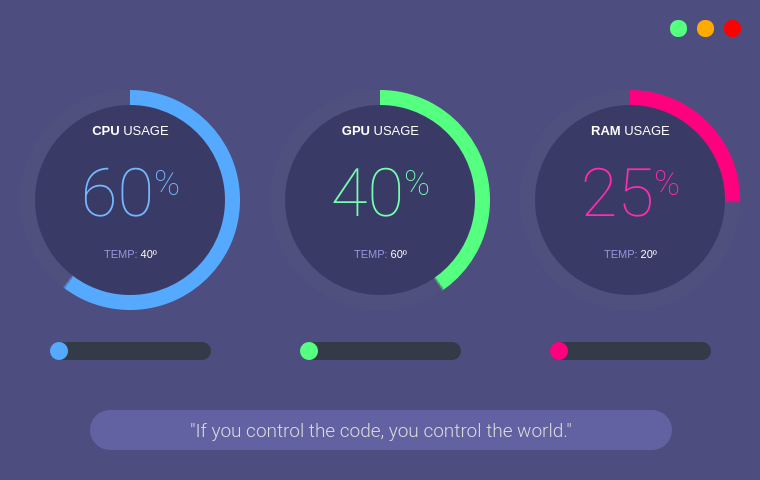
<?xml version="1.0" encoding="UTF-8"?>
<ui version="4.0">
 <class>MainWindow</class>
 <widget class="QMainWindow" name="MainWindow">
  <property name="geometry">
   <rect>
    <x>0</x>
    <y>0</y>
    <width>760</width>
    <height>480</height>
   </rect>
  </property>
  <property name="minimumSize">
   <size>
    <width>760</width>
    <height>480</height>
   </size>
  </property>
  <property name="maximumSize">
   <size>
    <width>760</width>
    <height>480</height>
   </size>
  </property>
  <property name="windowTitle">
   <string>MainWindow</string>
  </property>
  <property name="styleSheet">
   <string notr="true">background-color: rgb(77, 77, 127);</string>
  </property>
  <widget class="QWidget" name="centralwidget">
   <widget class="QFrame" name="circularProgressBar_Main">
    <property name="geometry">
     <rect>
      <x>10</x>
      <y>80</y>
      <width>240</width>
      <height>240</height>
     </rect>
    </property>
    <property name="styleSheet">
     <string notr="true">background-color: none;</string>
    </property>
    <property name="frameShape">
     <enum>QFrame::NoFrame</enum>
    </property>
    <property name="frameShadow">
     <enum>QFrame::Raised</enum>
    </property>
    <widget class="QFrame" name="circularProgressCPU">
     <property name="geometry">
      <rect>
       <x>10</x>
       <y>10</y>
       <width>220</width>
       <height>220</height>
      </rect>
     </property>
     <property name="styleSheet">
      <string notr="true">QFrame{
	border-radius: 110px;	
	background-color: qconicalgradient(cx:0.5, cy:0.5, angle:90, stop:0.400 rgba(85, 170, 255, 255), stop:0.395 rgba(255, 255, 255, 0));
}</string>
     </property>
     <property name="frameShape">
      <enum>QFrame::StyledPanel</enum>
     </property>
     <property name="frameShadow">
      <enum>QFrame::Raised</enum>
     </property>
    </widget>
    <widget class="QFrame" name="circularBg">
     <property name="geometry">
      <rect>
       <x>10</x>
       <y>10</y>
       <width>220</width>
       <height>220</height>
      </rect>
     </property>
     <property name="styleSheet">
      <string notr="true">QFrame{
	border-radius: 110px;	
	background-color: rgba(85, 85, 127, 100);
}</string>
     </property>
     <property name="frameShape">
      <enum>QFrame::StyledPanel</enum>
     </property>
     <property name="frameShadow">
      <enum>QFrame::Raised</enum>
     </property>
    </widget>
    <widget class="QFrame" name="circularContainer">
     <property name="geometry">
      <rect>
       <x>25</x>
       <y>25</y>
       <width>190</width>
       <height>190</height>
      </rect>
     </property>
     <property name="baseSize">
      <size>
       <width>0</width>
       <height>0</height>
      </size>
     </property>
     <property name="styleSheet">
      <string notr="true">QFrame{
	border-radius: 95px;	
	background-color: rgb(58, 58, 102);
}</string>
     </property>
     <property name="frameShape">
      <enum>QFrame::StyledPanel</enum>
     </property>
     <property name="frameShadow">
      <enum>QFrame::Raised</enum>
     </property>
     <widget class="QWidget" name="layoutWidget">
      <property name="geometry">
       <rect>
        <x>10</x>
        <y>10</y>
        <width>171</width>
        <height>156</height>
       </rect>
      </property>
      <layout class="QGridLayout" name="infoLayout">
       <item row="0" column="0">
        <widget class="QLabel" name="labelAplicationName">
         <property name="font">
          <font>
           <family>Segoe UI</family>
           <pointsize>10</pointsize>
          </font>
         </property>
         <property name="styleSheet">
          <string notr="true">color: #FFFFFF; background-color: none;</string>
         </property>
         <property name="text">
          <string>&lt;strong&gt;CPU&lt;/strong&gt; USAGE</string>
         </property>
         <property name="alignment">
          <set>Qt::AlignCenter</set>
         </property>
        </widget>
       </item>
       <item row="1" column="0">
        <widget class="QLabel" name="labelPercentageCPU">
         <property name="font">
          <font>
           <family>Roboto Thin</family>
           <pointsize>30</pointsize>
          </font>
         </property>
         <property name="styleSheet">
          <string notr="true">color: rgb(115, 185, 255); padding: 0px; background-color: none;</string>
         </property>
         <property name="text">
          <string>&lt;p align=&quot;center&quot;&gt;&lt;span style=&quot; font-size:50pt;&quot;&gt;60&lt;/span&gt;&lt;span style=&quot; font-size:40pt; vertical-align:super;&quot;&gt;%&lt;/span&gt;&lt;/p&gt;</string>
         </property>
         <property name="alignment">
          <set>Qt::AlignCenter</set>
         </property>
         <property name="indent">
          <number>-1</number>
         </property>
        </widget>
       </item>
       <item row="2" column="0">
        <widget class="QLabel" name="labelCredits">
         <property name="font">
          <font>
           <family>Segoe UI</family>
           <pointsize>8</pointsize>
          </font>
         </property>
         <property name="styleSheet">
          <string notr="true">color: rgb(148, 148, 216); background-color: none;</string>
         </property>
         <property name="text">
          <string>&lt;html&gt;&lt;head/&gt;&lt;body&gt;&lt;p&gt;TEMP: &lt;span style=&quot; color:#ffffff;&quot;&gt;40º&lt;/span&gt;&lt;/p&gt;&lt;/body&gt;&lt;/html&gt;</string>
         </property>
         <property name="alignment">
          <set>Qt::AlignCenter</set>
         </property>
        </widget>
       </item>
      </layout>
     </widget>
    </widget>
    <zorder>circularBg</zorder>
    <zorder>circularProgressCPU</zorder>
    <zorder>circularContainer</zorder>
   </widget>
   <widget class="QFrame" name="circularProgressBar_Main_2">
    <property name="geometry">
     <rect>
      <x>260</x>
      <y>80</y>
      <width>240</width>
      <height>240</height>
     </rect>
    </property>
    <property name="styleSheet">
     <string notr="true">background-color: none;</string>
    </property>
    <property name="frameShape">
     <enum>QFrame::NoFrame</enum>
    </property>
    <property name="frameShadow">
     <enum>QFrame::Raised</enum>
    </property>
    <widget class="QFrame" name="circularProgressGPU">
     <property name="geometry">
      <rect>
       <x>10</x>
       <y>10</y>
       <width>220</width>
       <height>220</height>
      </rect>
     </property>
     <property name="styleSheet">
      <string notr="true">QFrame{
	border-radius: 110px;	
	background-color: qconicalgradient(cx:0.5, cy:0.5, angle:90, stop:0.600 rgba(85, 255, 127, 255), stop:0.595 rgba(255, 255, 255, 0));
}</string>
     </property>
     <property name="frameShape">
      <enum>QFrame::StyledPanel</enum>
     </property>
     <property name="frameShadow">
      <enum>QFrame::Raised</enum>
     </property>
    </widget>
    <widget class="QFrame" name="circularBg_2">
     <property name="geometry">
      <rect>
       <x>10</x>
       <y>10</y>
       <width>220</width>
       <height>220</height>
      </rect>
     </property>
     <property name="styleSheet">
      <string notr="true">QFrame{
	border-radius: 110px;	
	background-color: rgba(85, 85, 127, 100);
}</string>
     </property>
     <property name="frameShape">
      <enum>QFrame::StyledPanel</enum>
     </property>
     <property name="frameShadow">
      <enum>QFrame::Raised</enum>
     </property>
    </widget>
    <widget class="QFrame" name="circularContainer_2">
     <property name="geometry">
      <rect>
       <x>25</x>
       <y>25</y>
       <width>190</width>
       <height>190</height>
      </rect>
     </property>
     <property name="baseSize">
      <size>
       <width>0</width>
       <height>0</height>
      </size>
     </property>
     <property name="styleSheet">
      <string notr="true">QFrame{
	border-radius: 95px;	
	background-color: rgb(58, 58, 102);
}</string>
     </property>
     <property name="frameShape">
      <enum>QFrame::StyledPanel</enum>
     </property>
     <property name="frameShadow">
      <enum>QFrame::Raised</enum>
     </property>
     <widget class="QWidget" name="layoutWidget_2">
      <property name="geometry">
       <rect>
        <x>10</x>
        <y>10</y>
        <width>171</width>
        <height>156</height>
       </rect>
      </property>
      <layout class="QGridLayout" name="infoLayout_2">
       <item row="1" column="0">
        <widget class="QLabel" name="labelPercentageGPU">
         <property name="font">
          <font>
           <family>Roboto Thin</family>
           <pointsize>30</pointsize>
          </font>
         </property>
         <property name="styleSheet">
          <string notr="true">color: rgb(115, 255, 171); padding: 0px; background-color: none;</string>
         </property>
         <property name="text">
          <string>&lt;p align=&quot;center&quot;&gt;&lt;span style=&quot; font-size:50pt;&quot;&gt;40&lt;/span&gt;&lt;span style=&quot; font-size:40pt; vertical-align:super;&quot;&gt;%&lt;/span&gt;&lt;/p&gt;</string>
         </property>
         <property name="alignment">
          <set>Qt::AlignCenter</set>
         </property>
         <property name="indent">
          <number>-1</number>
         </property>
        </widget>
       </item>
       <item row="2" column="0">
        <widget class="QLabel" name="labelCredits_2">
         <property name="font">
          <font>
           <family>Segoe UI</family>
           <pointsize>8</pointsize>
          </font>
         </property>
         <property name="styleSheet">
          <string notr="true">color: rgb(148, 148, 216); background-color: none;</string>
         </property>
         <property name="text">
          <string>&lt;html&gt;&lt;head/&gt;&lt;body&gt;&lt;p&gt;TEMP: &lt;span style=&quot; color:#ffffff;&quot;&gt;60º&lt;/span&gt;&lt;/p&gt;&lt;/body&gt;&lt;/html&gt;</string>
         </property>
         <property name="alignment">
          <set>Qt::AlignCenter</set>
         </property>
        </widget>
       </item>
       <item row="0" column="0">
        <widget class="QLabel" name="labelAplicationName_2">
         <property name="font">
          <font>
           <family>Segoe UI</family>
           <pointsize>10</pointsize>
          </font>
         </property>
         <property name="styleSheet">
          <string notr="true">color: #FFFFFF; background-color: none;</string>
         </property>
         <property name="text">
          <string>&lt;strong&gt;GPU&lt;/strong&gt; USAGE</string>
         </property>
         <property name="alignment">
          <set>Qt::AlignCenter</set>
         </property>
        </widget>
       </item>
      </layout>
     </widget>
    </widget>
    <zorder>circularBg_2</zorder>
    <zorder>circularProgressGPU</zorder>
    <zorder>circularContainer_2</zorder>
   </widget>
   <widget class="QFrame" name="circularProgressBar_Main_3">
    <property name="geometry">
     <rect>
      <x>510</x>
      <y>80</y>
      <width>240</width>
      <height>240</height>
     </rect>
    </property>
    <property name="styleSheet">
     <string notr="true">background-color: none;</string>
    </property>
    <property name="frameShape">
     <enum>QFrame::NoFrame</enum>
    </property>
    <property name="frameShadow">
     <enum>QFrame::Raised</enum>
    </property>
    <widget class="QFrame" name="circularProgressRAM">
     <property name="geometry">
      <rect>
       <x>10</x>
       <y>10</y>
       <width>220</width>
       <height>220</height>
      </rect>
     </property>
     <property name="styleSheet">
      <string notr="true">QFrame{
	border-radius: 110px;	
	background-color: qconicalgradient(cx:0.5, cy:0.5, angle:90, stop:0.750 rgba(255, 0, 127, 255), stop:0.745 rgba(255, 255, 255, 0));
}</string>
     </property>
     <property name="frameShape">
      <enum>QFrame::StyledPanel</enum>
     </property>
     <property name="frameShadow">
      <enum>QFrame::Raised</enum>
     </property>
    </widget>
    <widget class="QFrame" name="circularBg_3">
     <property name="geometry">
      <rect>
       <x>10</x>
       <y>10</y>
       <width>220</width>
       <height>220</height>
      </rect>
     </property>
     <property name="styleSheet">
      <string notr="true">QFrame{
	border-radius: 110px;	
	background-color: rgba(85, 85, 127, 100);
}</string>
     </property>
     <property name="frameShape">
      <enum>QFrame::StyledPanel</enum>
     </property>
     <property name="frameShadow">
      <enum>QFrame::Raised</enum>
     </property>
    </widget>
    <widget class="QFrame" name="circularContainer_3">
     <property name="geometry">
      <rect>
       <x>25</x>
       <y>25</y>
       <width>190</width>
       <height>190</height>
      </rect>
     </property>
     <property name="baseSize">
      <size>
       <width>0</width>
       <height>0</height>
      </size>
     </property>
     <property name="styleSheet">
      <string notr="true">QFrame{
	border-radius: 95px;	
	background-color: rgb(58, 58, 102);
}</string>
     </property>
     <property name="frameShape">
      <enum>QFrame::StyledPanel</enum>
     </property>
     <property name="frameShadow">
      <enum>QFrame::Raised</enum>
     </property>
     <widget class="QWidget" name="layoutWidget_3">
      <property name="geometry">
       <rect>
        <x>10</x>
        <y>10</y>
        <width>171</width>
        <height>156</height>
       </rect>
      </property>
      <layout class="QGridLayout" name="infoLayout_3">
       <item row="0" column="0">
        <widget class="QLabel" name="labelAplicationName_3">
         <property name="font">
          <font>
           <family>Segoe UI</family>
           <pointsize>10</pointsize>
          </font>
         </property>
         <property name="styleSheet">
          <string notr="true">color: #FFFFFF; background-color: none;</string>
         </property>
         <property name="text">
          <string>&lt;strong&gt;RAM&lt;/strong&gt; USAGE</string>
         </property>
         <property name="alignment">
          <set>Qt::AlignCenter</set>
         </property>
        </widget>
       </item>
       <item row="1" column="0">
        <widget class="QLabel" name="labelPercentageRAM">
         <property name="font">
          <font>
           <family>Roboto Thin</family>
           <pointsize>30</pointsize>
          </font>
         </property>
         <property name="styleSheet">
          <string notr="true">color: rgb(255, 44, 174); padding: 0px; background-color: none;</string>
         </property>
         <property name="text">
          <string>&lt;p align=&quot;center&quot;&gt;&lt;span style=&quot; font-size:50pt;&quot;&gt;25&lt;/span&gt;&lt;span style=&quot; font-size:40pt; vertical-align:super;&quot;&gt;%&lt;/span&gt;&lt;/p&gt;</string>
         </property>
         <property name="alignment">
          <set>Qt::AlignCenter</set>
         </property>
         <property name="indent">
          <number>-1</number>
         </property>
        </widget>
       </item>
       <item row="2" column="0">
        <widget class="QLabel" name="labelCredits_3">
         <property name="font">
          <font>
           <family>Segoe UI</family>
           <pointsize>8</pointsize>
          </font>
         </property>
         <property name="styleSheet">
          <string notr="true">color: rgb(148, 148, 216); background-color: none;</string>
         </property>
         <property name="text">
          <string>&lt;html&gt;&lt;head/&gt;&lt;body&gt;&lt;p&gt;TEMP: &lt;span style=&quot; color:#ffffff;&quot;&gt;20º&lt;/span&gt;&lt;/p&gt;&lt;/body&gt;&lt;/html&gt;</string>
         </property>
         <property name="alignment">
          <set>Qt::AlignCenter</set>
         </property>
        </widget>
       </item>
      </layout>
     </widget>
    </widget>
    <zorder>circularBg_3</zorder>
    <zorder>circularProgressRAM</zorder>
    <zorder>circularContainer_3</zorder>
   </widget>
   <widget class="QPushButton" name="btn_close">
    <property name="geometry">
     <rect>
      <x>724</x>
      <y>20</y>
      <width>17</width>
      <height>17</height>
     </rect>
    </property>
    <property name="minimumSize">
     <size>
      <width>16</width>
      <height>16</height>
     </size>
    </property>
    <property name="maximumSize">
     <size>
      <width>17</width>
      <height>17</height>
     </size>
    </property>
    <property name="toolTip">
     <string>Close</string>
    </property>
    <property name="styleSheet">
     <string notr="true">QPushButton {
	border: none;
	border-radius: 8px;		
	background-color: rgb(255, 0, 0);
}
QPushButton:hover {		
	background-color: rgba(255, 0, 0, 150);
}</string>
    </property>
    <property name="text">
     <string/>
    </property>
   </widget>
   <widget class="QLabel" name="label_13">
    <property name="geometry">
     <rect>
      <x>90</x>
      <y>410</y>
      <width>582</width>
      <height>40</height>
     </rect>
    </property>
    <property name="maximumSize">
     <size>
      <width>600</width>
      <height>40</height>
     </size>
    </property>
    <property name="font">
     <font>
      <family>Roboto Light</family>
      <pointsize>14</pointsize>
     </font>
    </property>
    <property name="styleSheet">
     <string notr="true">color: rgb(220, 220, 220);
background-color: rgb(98, 98, 162);
border-radius: 20px;</string>
    </property>
    <property name="text">
     <string>&quot;If you control the code, you control the world.&quot;</string>
    </property>
    <property name="alignment">
     <set>Qt::AlignCenter</set>
    </property>
   </widget>
   <widget class="QPushButton" name="btn_maximize">
    <property name="geometry">
     <rect>
      <x>670</x>
      <y>20</y>
      <width>17</width>
      <height>17</height>
     </rect>
    </property>
    <property name="minimumSize">
     <size>
      <width>16</width>
      <height>16</height>
     </size>
    </property>
    <property name="maximumSize">
     <size>
      <width>17</width>
      <height>17</height>
     </size>
    </property>
    <property name="toolTip">
     <string>Maximize</string>
    </property>
    <property name="styleSheet">
     <string notr="true">QPushButton {
	border: none;
	border-radius: 8px;	
	background-color: rgb(85, 255, 127);
}
QPushButton:hover {	
	background-color: rgba(85, 255, 127, 150);
}</string>
    </property>
    <property name="text">
     <string/>
    </property>
   </widget>
   <widget class="QPushButton" name="btn_minimize">
    <property name="geometry">
     <rect>
      <x>697</x>
      <y>20</y>
      <width>17</width>
      <height>17</height>
     </rect>
    </property>
    <property name="minimumSize">
     <size>
      <width>16</width>
      <height>16</height>
     </size>
    </property>
    <property name="maximumSize">
     <size>
      <width>17</width>
      <height>17</height>
     </size>
    </property>
    <property name="toolTip">
     <string>Minimize</string>
    </property>
    <property name="styleSheet">
     <string notr="true">QPushButton {
	border: none;
	border-radius: 8px;		
	background-color: rgb(255, 170, 0);
}
QPushButton:hover {	
	background-color: rgba(255, 170, 0, 150);
}</string>
    </property>
    <property name="text">
     <string/>
    </property>
   </widget>
   <widget class="QSlider" name="sliderCPU">
    <property name="geometry">
     <rect>
      <x>50</x>
      <y>340</y>
      <width>161</width>
      <height>22</height>
     </rect>
    </property>
    <property name="styleSheet">
     <string notr="true">/* SLIDERS */
QSlider::groove:horizontal {
    border-radius: 9px;
    height: 18px;
	margin: 0px;
	background-color: rgb(52, 59, 72);
}
QSlider::groove:horizontal:hover {
	background-color: rgb(55, 62, 76);
}
QSlider::handle:horizontal {
    background-color: rgb(85, 170, 255);
    border: none;
    height: 18px;
    width: 18px;
    margin: 0px;
	border-radius: 9px;
}
QSlider::handle:horizontal:hover {
    background-color: rgb(105, 180, 255);
}
QSlider::handle:horizontal:pressed {
    background-color: rgb(65, 130, 195);
}</string>
    </property>
    <property name="maximum">
     <number>100</number>
    </property>
    <property name="orientation">
     <enum>Qt::Horizontal</enum>
    </property>
   </widget>
   <widget class="QSlider" name="sliderGPU">
    <property name="geometry">
     <rect>
      <x>300</x>
      <y>340</y>
      <width>161</width>
      <height>22</height>
     </rect>
    </property>
    <property name="styleSheet">
     <string notr="true">/* SLIDERS */
QSlider::groove:horizontal {
    border-radius: 9px;
    height: 18px;
	margin: 0px;
	background-color: rgb(52, 59, 72);
}
QSlider::groove:horizontal:hover {
	background-color: rgb(55, 62, 76);
}
QSlider::handle:horizontal {
    background-color: rgb(85, 255, 127);
    border: none;
    height: 18px;
    width: 18px;
    margin: 0px;
	border-radius: 9px;
}
QSlider::handle:horizontal:hover {
    background-color: rgb(115, 255, 148);
}
QSlider::handle:horizontal:pressed {
    background-color: rgb(65, 195, 95);
}</string>
    </property>
    <property name="maximum">
     <number>100</number>
    </property>
    <property name="orientation">
     <enum>Qt::Horizontal</enum>
    </property>
   </widget>
   <widget class="QSlider" name="sliderRAM">
    <property name="geometry">
     <rect>
      <x>550</x>
      <y>340</y>
      <width>161</width>
      <height>22</height>
     </rect>
    </property>
    <property name="styleSheet">
     <string notr="true">/* SLIDERS */
QSlider::groove:horizontal {
    border-radius: 9px;
    height: 18px;
	margin: 0px;
	background-color: rgb(52, 59, 72);
}
QSlider::groove:horizontal:hover {
	background-color: rgb(55, 62, 76);
}
QSlider::handle:horizontal {
    background-color: rgb(255, 0, 127);
    border: none;
    height: 18px;
    width: 18px;
    margin: 0px;
	border-radius: 9px;
}
QSlider::handle:horizontal:hover {
    background-color: rgb(255, 55, 155);
}
QSlider::handle:horizontal:pressed {
    background-color: rgb(199, 0, 99);
}
</string>
    </property>
    <property name="maximum">
     <number>100</number>
    </property>
    <property name="orientation">
     <enum>Qt::Horizontal</enum>
    </property>
   </widget>
  </widget>
 </widget>
 <resources/>
 <connections/>
</ui>
